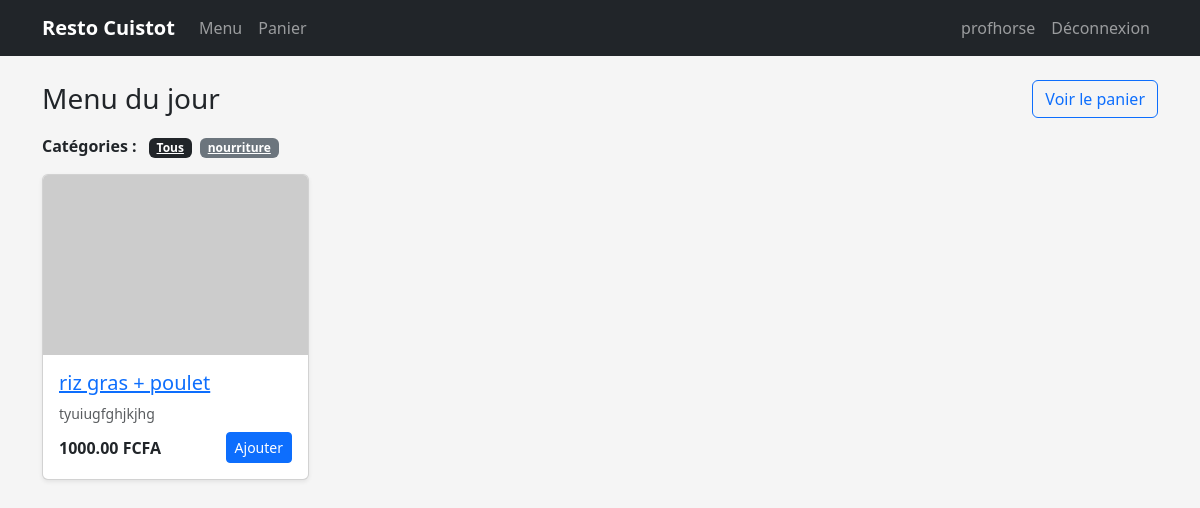
The app's page / (signed in) with its own data.
### shop/models.py (models this page shows, shortened)
class Category(models.Model):
    name = models.CharField(max_length=100)
    slug = models.SlugField(unique=True)
    class Meta:
        verbose_name_plural = "Categories"

class Meal(models.Model):
    category = models.ForeignKey(Category, on_delete=models.CASCADE, related_name='meals')
    name = models.CharField(max_length=150)
    slug = models.SlugField(unique=True)
    description = models.TextField(blank=True)
    price = models.DecimalField(max_digits=8, decimal_places=2)
    is_active = models.BooleanField(default=True)
    image = models.ImageField(upload_to='meals/', blank=True, null=True)

### shop/views.py (the view)
# urls.py: path('', views.meal_list, name='meal_list'),
def meal_list(request, category_slug=None):
    category = None
    categories = Category.objects.all()
    meals = Meal.objects.filter(is_active=True)
    if category_slug:
        category = get_object_or_404(Category, slug=category_slug)
        meals = meals.filter(category=category)
    return render(request, 'shop/meal_list.html', {
        'category': category,
        'categories': categories,
        'meals': meals,
    })

### backend/resto/shop/templates/shop/meal_list.html (shortened to what this page needs)
{% extends "base.html" %}
{% block content %}
<div class="d-flex justify-content-between align-items-center mb-3">
  <h1 class="h3 mb-0">Menu du jour</h1>
  <a href="{% url 'shop:cart_detail' %}" class="btn btn-outline-primary">
    Voir le panier
  </a>
</div>
<div class="mb-3">
  <span class="fw-bold me-2">Catégories :</span>
  <a href="{% url 'shop:meal_list' %}"
     class="badge bg-secondary me-1 {% if not category %}bg-dark{% endif %}">
    Tous
  </a>
  {% for cat in categories %}
    <a href="{% url 'shop:meal_list_by_category' cat.slug %}"
       class="badge bg-secondary me-1 {% if category and category.id == cat.id %}bg-dark{% endif %}">
      {{ cat.name }}
    </a>
  {% endfor %}
</div>
<div class="row g-3">
  {% for meal in meals %}
    <div class="col-12 col-sm-6 col-md-4 col-lg-3">
      <div class="card shadow-sm meal-card h-100">
        {% if meal.image %}
          <img src="{{ meal.image.url }}" class="card-img-top" alt="{{ meal.name }}">
        {% else %}
          <img src="https://via.placeholder.com/400x250?text=Resto"
               class="card-img-top" alt="{{ meal.name }}">
        {% endif %}
        <div class="card-body d-flex flex-column">
          <h5 class="card-title"><a href="{% url 'shop:meal_detail' meal.slug %}">{{ meal.name }}</a></h5>
          <p class="card-text small text-muted mb-2">
            {{ meal.description|truncatechars:80 }}
          </p>
          <div class="mt-auto d-flex justify-content-between align-items-center">
            <span class="fw-bold">{{ meal.price }} FCFA</span>
            <form action="{% url 'shop:cart_add' meal.id %}" method="post">
              <button class="btn btn-sm btn-primary" type="submit">
                Ajouter
              </button>
            </form>
          </div>
        </div>
      </div>
    </div>
  {% empty %}
    <p>Aucun plat disponible pour le moment.</p>
  {% endfor %}
</div>
{% endblock %}

### backend/resto/shop/templates/base.html (shortened to what this page needs)
{% load static %}
<!DOCTYPE html>
<html lang="fr">
<head>
  <link
    href="https://cdn.jsdelivr.net/npm/bootstrap@5.3.3/dist/css/bootstrap.min.css"
    rel="stylesheet"
  >
</head>
<body>
<nav class="navbar navbar-expand-lg navbar-dark bg-dark mb-4">
  <div class="container">
    <a class="navbar-brand" href="{% url 'shop:meal_list' %}">Resto Cuistot</a>
    <div class="collapse navbar-collapse" id="navbarNav">
      <ul class="navbar-nav me-auto">
        <li class="nav-item">
          <a class="nav-link" href="{% url 'shop:meal_list' %}">Menu</a>
        </li>
        <li class="nav-item">
          <a class="nav-link" href="{% url 'shop:cart_detail' %}">Panier</a>
        </li>
      </ul>
      <ul class="navbar-nav ms-auto">
        {% if user.is_authenticated %}
          <li class="nav-item">
            <a class="nav-link" href="{% url 'shop:profile' %}">
              {{ user.username }}
            </a>
          </li>
            <li class="nav-item">
                <a class="nav-link" href="{% url 'logout' %}?next={% url 'shop:meal_list' %}">
                Déconnexion
                </a>
            </li>
        {% endif %}
      </ul>
    </div>
  </div>
</nav>
<div class="container mb-5">
  {% block content %}{% endblock %}
</div>
</body>
</html>

### backend/resto/shop/templates/base.html (style rules this page uses)
body { background-color: #f5f5f5; }
.navbar-brand { font-weight: 700; }
.meal-card img { height: 180px; object-fit: cover; }

### records on screen
Category: name "nourriture"
Meal: name "riz gras + poulet", description "tyuiugfghjkjhg", price "1000.00"

### other values on screen
{{ user.username }} "profhorse"
